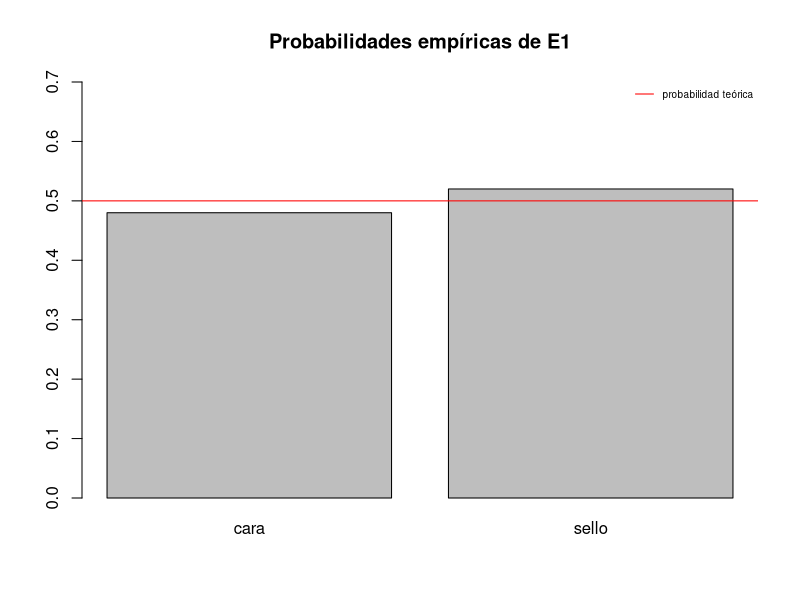
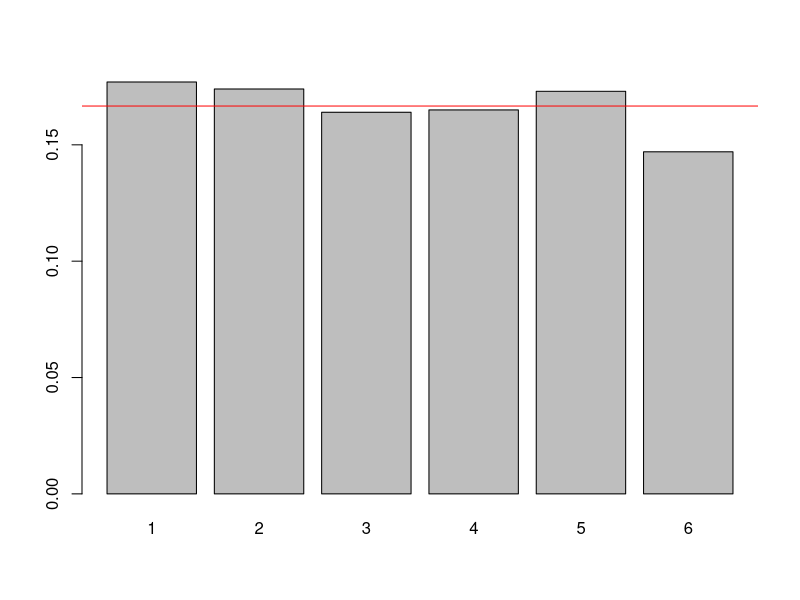
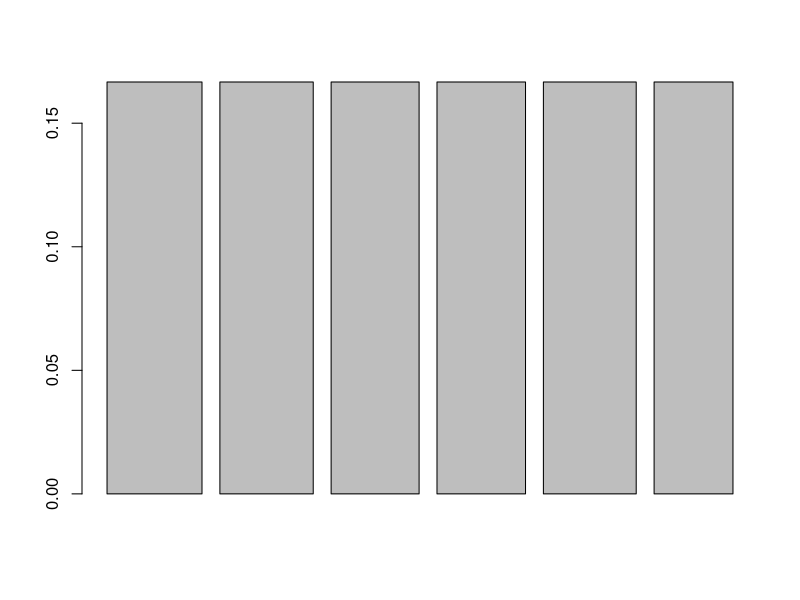
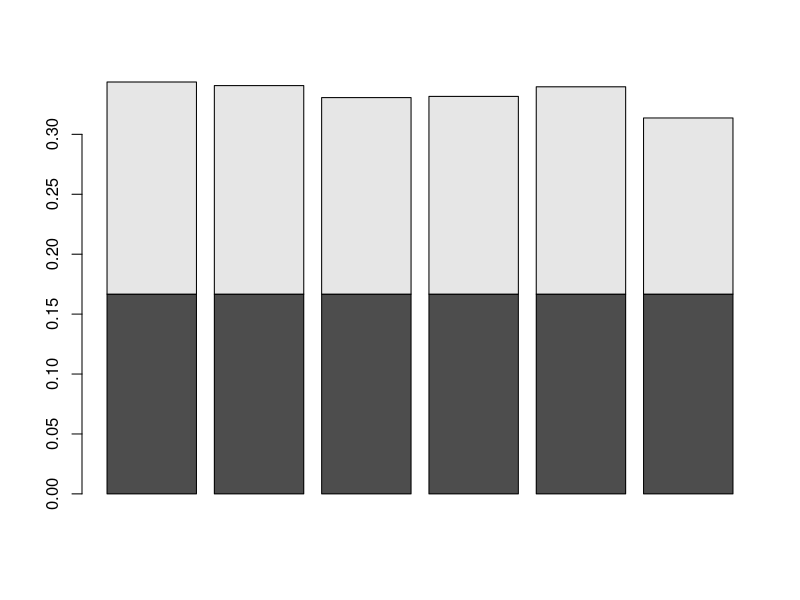
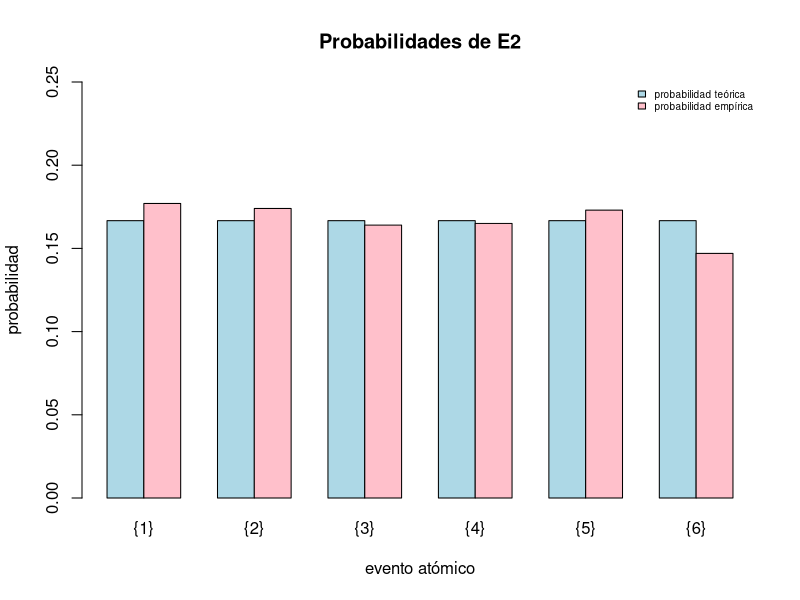

R code for these plots, in order:
## ---- chunk 1
Omega_1 <- c("cara", "sello")
## ---- chunk 2
P_1 <- data.frame(Evento = c("Vacio", "Sale cara", "Sale sello", "Omega_1"), Probabilidad = c(0/2, 1/2, 1/2, 2/2))
## ---- chunk 3
P_1
## ---- chunk 4
P_1$Conjunto <- NA
## ---- chunk 5
# P_1$Conjunto[1] <- list()
# P_1$Conjunto[2] <- list("cara")
# P_1$Conjunto[3] <- list("sello")
# P_1$Conjunto[4] <- list("cara", "sello")
## ---- chunk 6
E1 <- sample(Omega_1, 10, replace = TRUE)
## ---- chunk 7
E1
## ---- chunk 8
table(E1)
## ---- chunk 9
P_1$ProbEmp <- c(0, as.vector(table(E1))/length(E1), 1)
## ---- chunk 10
P_1
## ---- chunk 11
E1 <- sample(Omega_1, 100, replace= TRUE)
## ---- chunk 12
E1
## ---- chunk 13
table(E1)
## ---- chunk 14
P_1$ProbEmp <- c(0, as.vector(table(E1))/length(E1), 1)
## ---- chunk 15
P_1
## ---- chunk 16
barplot(table(E1)/length(E1), main = "Probabilidades empíricas de E1", ylim = c(0, 0.7))
abline(h = 0.5, col ="red")
legend("topright", legend = "probabilidad teórica", col = "red", lty = 1, cex = 0.6, bty = "n")
## ---- chunk 17
Omega_2 <- 1:6
## ---- chunk 18
P_2 <- data.frame(EventoAtomico = Omega_2, CasosFavorables = 1, CasosTotales = length(Omega_2))
## ---- chunk 19
P_2
## ---- chunk 20
P_2$FraccionTeorica <- paste(P_2$CasosFavorables, "/", P_2$CasosTotales, sep = "")
P_2$ProbabilidadTeorica <- P_2$CasosFavorables/P_2$CasosTotales

## ---- chunk 21
P_2
## ---- chunk 22
E2 <- sample(Omega_2, 10, replace = TRUE)
## ---- chunk 23
E2
## ---- chunk 24
set.seed(456)
## ---- chunk 25
sample(Omega_2, 10, replace = TRUE)
## ---- chunk 26
sample(Omega_2, 10, replace = TRUE)
## ---- chunk 27
set.seed(456)
sample(Omega_2, 10, replace = TRUE)
## ---- chunk 28
E2 <- sample(Omega_2, 1000, replace = TRUE)
## ---- chunk 29
P_2$ProbEmp <- table(E2)/length(E2)
## ---- chunk 30
P_2
## ---- chunk 31
barplot(P_2$ProbEmp, names.arg = 1:6)
abline(h = 1/6, col = "red")
## ---- chunk 32
barplot(P_2$ProbabilidadTeorica, P_2$ProbEmp)
## ---- chunk 33
names(P_2)
## ---- chunk 34
barplot(t(P_2[, c(5, 6)]))
## ---- chunk 35
barplot(t(P_2[, c(5, 6)]), beside = TRUE, ylim = c(0, 0.25), col = c("lightblue", "pink"), names.arg = paste("{", 1:6 , "}", sep = ""), main = "Probabilidades de E2", ylab = "probabilidad", xlab = "evento atómico")
legend("topright", legend = c("probabilidad teórica", "probabilidad empírica"), fill =c("lightblue", "pink"), bty = "n", cex = 0.6)
## ---- chunk 36
A <- c(2, 4, 6)
B <- c(2, 3, 5)
D <- union(B, A)
C <- setdiff(Omega_2, D)
## ---- chunk 37
A
B
C
D
## ---- chunk 38
sum(P_2$ProbabilidadTeorica[A])
sum(P_2$ProbEmp[A])
## ---- chunk 39
sum(P_2$ProbabilidadTeorica[B])
sum(P_2$ProbEmp[B])
## ---- chunk 40
sum(P_2$ProbabilidadTeorica[C])
sum(P_2$ProbEmp[C])
## ---- chunk 41
sum(P_2$ProbabilidadTeorica[D])
sum(P_2$ProbEmp[D])
## ---- chunk 42
Omega_A <- expand.grid(Rojo = 1:6, Verde = 1:6, Azul = 1:6)
## ---- chunk 43
Omega_A
## ---- chunk 44
P_A <- Omega_A
P_A$CasosFavorables <- 1
P_A$CasosTotales <- nrow(Omega_A)
P_A$ProbabilidadTeorica <- P_A$CasosFavorables/P_A$CasosTotales
## ---- chunk 45
P_A
## ---- chunk 46
library(dplyr)
## ---- chunk 47
P_A$Suma <- P_A$Rojo + P_A$Verde + P_A$Azul
## ---- chunk 48
P_A %>% group_by(Suma) %>% summarise( CF = sum(CasosFavorables), CT = nrow(Omega_A), ProbTeo = sum(ProbabilidadTeorica)) -> P_3
## ---- chunk 49
P_3$FraccionTeorica = paste(P_3$CF, "/", P_3$CT, sep ="")
P_3$PT = P_3$CF/P_3$CT
## ---- chunk 50
P_3
## ---- chunk 51
Omega_3 <- as.vector(P_3$Suma)
## ---- chunk 52
Omega_3
## ---- chunk 53
A <- seq(from = 4, to = 18, by = 2)
A

# Otra forma
Omega_3[Omega_3 %% 2 == 0]
## ---- chunk 54
sum(P_3$ProbTeo[Omega_3 %in% A])
## ---- chunk 55
B <- c(3,5,7,11,13,17)
B
## ---- chunk 56
sum(P_3$ProbTeo[Omega_3 %in% B])
## ---- chunk 57
C <- intersect(Omega_3[(Omega_3 %% 3 != 0)], Omega_3[(Omega_3 %% 5 == 0)])
C
## ---- chunk 58
sum(P_3$ProbTeo[Omega_3 %in% C])

sum(P_3$ProbTeo[C-2])
## ---- chunk 59
D <- union(Omega_3[(Omega_3 %% 3 != 0)], Omega_3[(Omega_3 %% 7 == 0)])
D
## ---- chunk 60
sum(P_3$ProbTeo[D-2])
## ---- chunk 61
E <- intersect(union(A,C), setdiff(Omega_3, D))
E
## ---- chunk 62
sum(P_3$ProbTeo[E-2])
